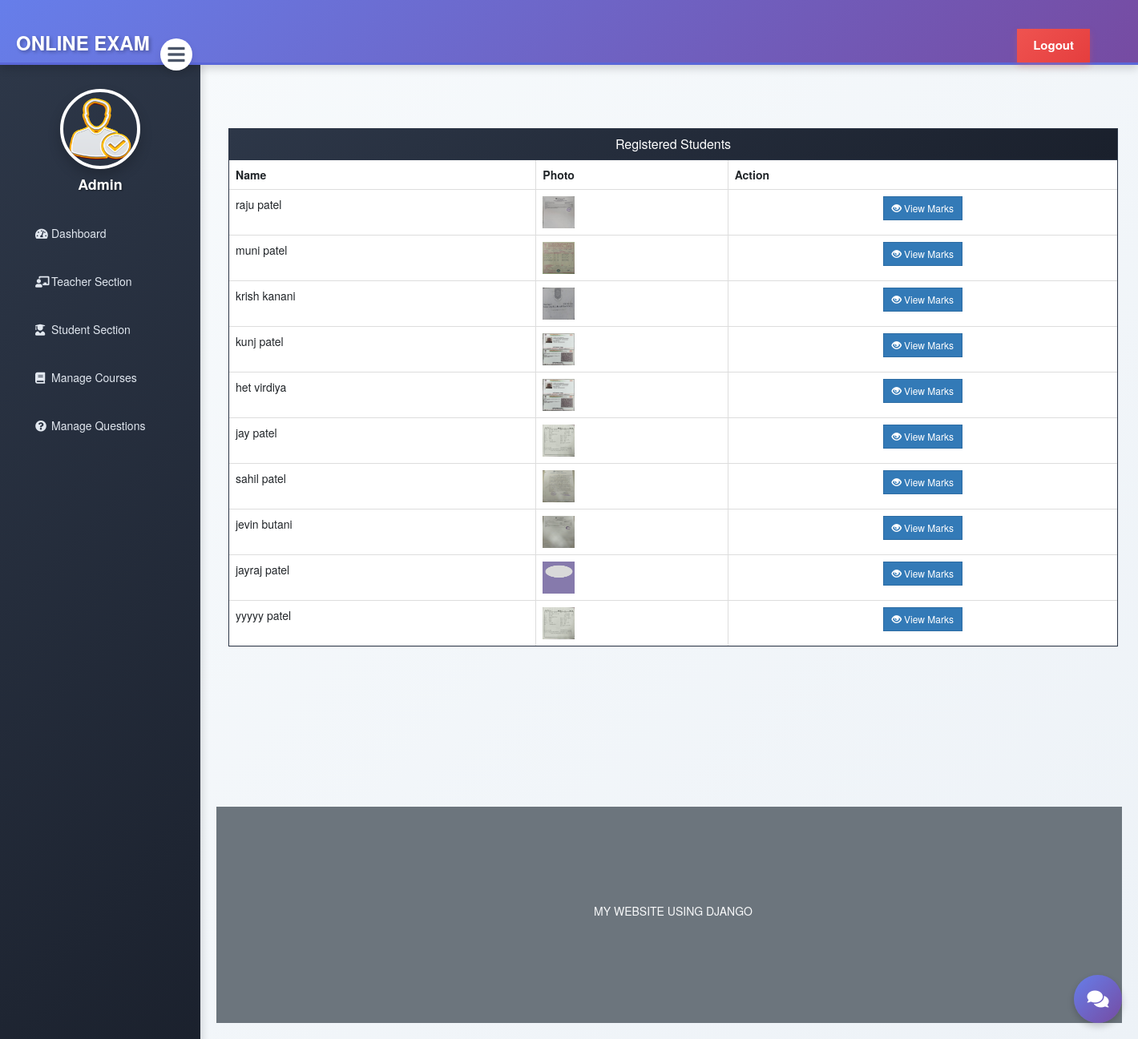
Page /admin-view-student-marks (signed in) on the committed database.
### student/models.py (models this page shows, shortened)
class Student(models.Model):
    user=models.OneToOneField(User,on_delete=models.CASCADE)
    profile_pic= models.ImageField(upload_to='profile_pic/Student/',null=True,blank=True)
    address = models.CharField(max_length=40, blank=True)
    mobile = models.CharField(max_length=20, null=False, blank=True)
    enrollment_number = models.CharField(max_length=20, unique=True, null=True, blank=True)
    status= models.BooleanField(default=False)  # Require approval for new students
    @property
    def get_name(self):
        return self.user.first_name+" "+self.user.last_name

### exam/views.py (the view)
# urls.py: path('admin-view-student-marks', views.admin_view_student_marks_view,name='admin-view-student-marks'),
@login_required(login_url='adminlogin')
def admin_view_student_marks_view(request):
    students= SMODEL.Student.objects.all()
    return render(request,'exam/admin_view_student_marks.html',{'students':students})

### templates/exam/admin_view_student_marks.html (shortened to what this page needs)
{% extends 'exam/adminbase.html' %}
{% block content %}
{%load static%}
<head>
  <link href="//netdna.bootstrapcdn.com/bootstrap/3.0.0/css/bootstrap.min.css" rel="stylesheet" id="bootstrap-css">
</head>
<br><br>
<div class="container">
  <div class="panel panel-primary rounded-0">
    <div class="panel-heading rounded-0">
      <h6 class="panel-title">Registered Students</h6>
    </div>
    <table class="table table-hover table-bordered" id="dev-table">
      <thead>
        <tr>
          <th>Name</th>
          <th>Photo</th>
          <th>Action</th>
        </tr>
      </thead>
      {% for t in students %}
      <tr>
        <td> {{t.get_name}}</td>
        <td>
          {% if t.profile_pic %}
            <img src="{{ t.profile_pic.url }}" alt="Profile Pic" height="40px" width="40px" />
          {% else %}
            No Image
          {% endif %}
        </td>
        <td class="text-center"><a class="btn btn-primary btn-sm" style="border-radius: 0%;" href="{% url 'admin-view-marks' t.id  %}"><span class="glyphicon glyphicon-eye-open"></span> View Marks</a></td>
      </tr>
      {% endfor %}
    </table>
  </div>
</div>
<br><br><br><br><br><br>
{% endblock content %}

### templates/exam/adminbase.html (style rules this page uses)
a:link { text-decoration: none; }
body { margin: 0; padding: 0; font-family: 'Segoe UI', Tahoma, Geneva, Verdana, sans-serif; background: linear-gradient(135deg, #f5f7fa 0%, #c3cfe2 100%); }
.panel-primary { border-color: #2d3748 !important; }
.panel-primary > .panel-heading { background: linear-gradient(135deg, #2d3748 0%, #1a202c 100%) !important; border-color: #2d3748 !important; color: #fff; }

### templates/exam/admin_view_student_marks.html (style rules this page uses)
a:link { text-decoration: none; }
h6 { text-align: center; }

### rows in the picture
Student: get_name "raju patel", profile_pic (picture)
Student: get_name "muni patel", profile_pic (picture)
Student: get_name "krish kanani", profile_pic (picture)
Student: get_name "kunj patel", profile_pic (picture)
Student: get_name "het virdiya", profile_pic (picture)
Student: get_name "jay patel", profile_pic (picture)
Student: get_name "sahil patel", profile_pic (picture)
Student: get_name "jevin butani", profile_pic (picture)
Student: get_name "jayraj patel", profile_pic (picture)
Student: get_name "yyyyy patel", profile_pic (picture)
